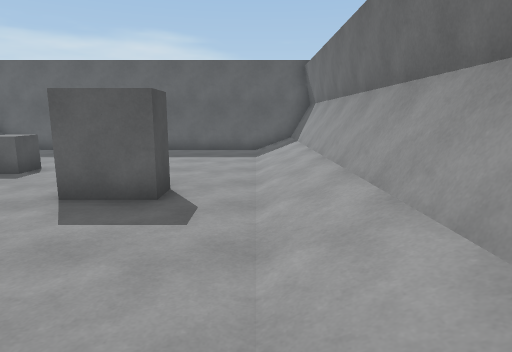
[1] (above)

12 first-person views from a walk through a scene from a Unity 3-D project. The camera is 1.5 m above the floor, tilts 10° down and sees 75° across. The floor is counted in squares, 1 m on a side. Each view is taken from the middle of a square. On the plan, view 1 faces up. The plan holds only what a view shows up to about 15 squares ahead; the rest is blank. The place goes on beyond the plan. The player is left out.

[2]
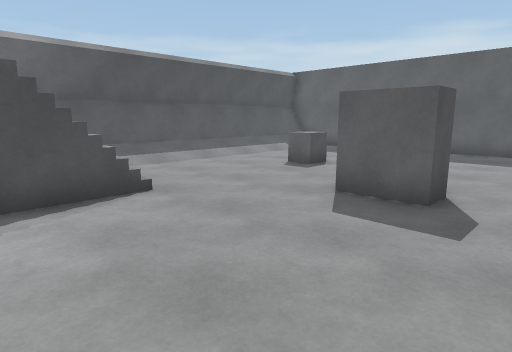

[3]
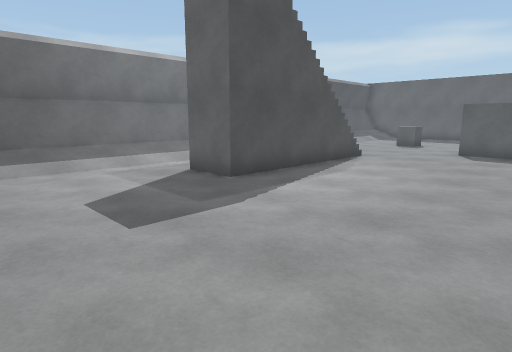

[4]
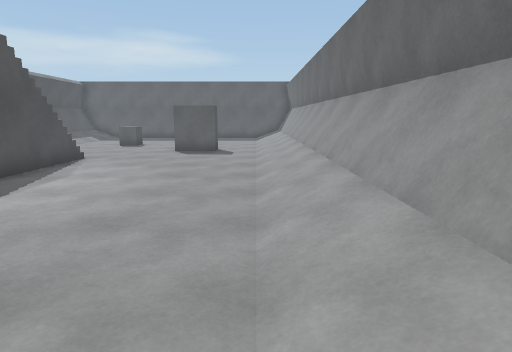

[5]
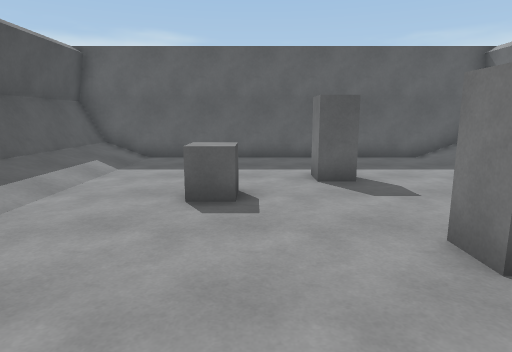

[6]
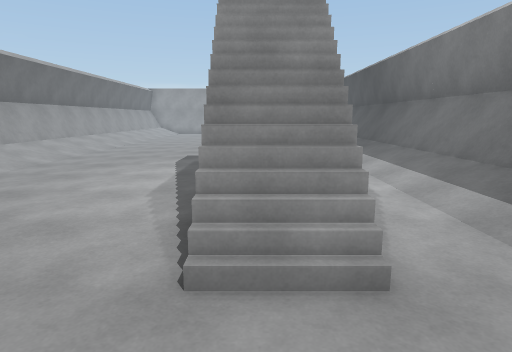

[7]
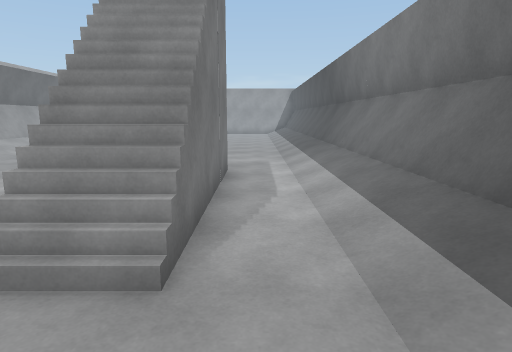

[8]
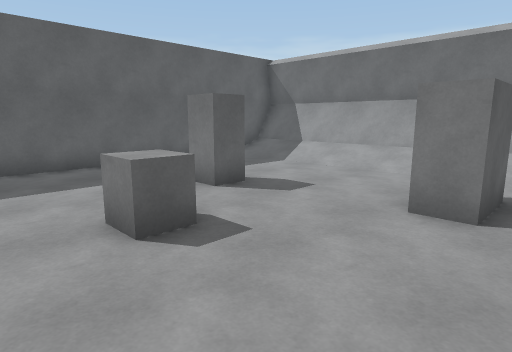

[9]
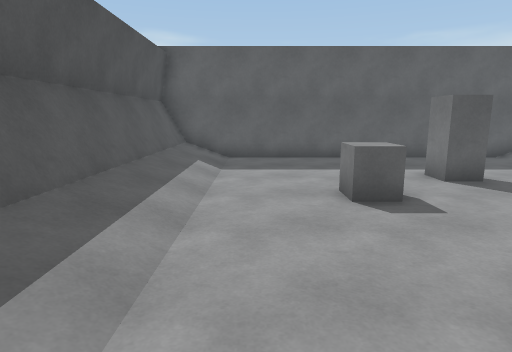

[10]
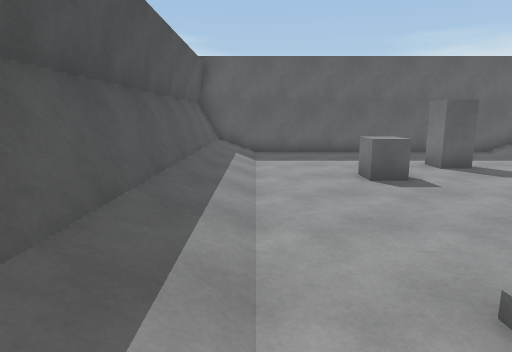

[11]
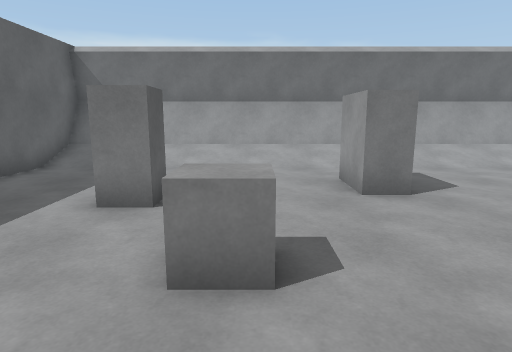

[12]
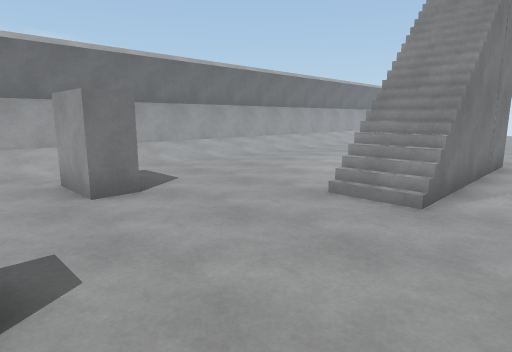

### Floor plan
Key: @ floor where view 1 was taken; # wall or solid block; . floor; / step, stairs or slope; ^ raised ledge; v drop or lower ground.
Columns run from 12 left of view 1 to 2 right of it. Each row starts with its distance up from view 1.
 16 ###############
 15 #/.........../#
 14 #/.........../#
 13 #/.........../#
 12 #/.........../#
 11 #/......#..../#
 10 #/...^......./#
  9 #/...^......./#
  8 #/.........../#
  7 #/......###../#
  6 #/......###../#
  5 #/.........../#
  4 #/.........../#
  3 #/..//......./#
  2 #/..v/#....../#
  1 #/..v/v....../#
  0 #/..v/v.....@/#
 -1 #/..v/v....../#
 -2 #/..v v....../#
 -3 #/..# ......./#
 -4 #/.........../#
 -5 #/.........../#
 -6 #/.........../#
 -7 #/.........../#
 -8 #/.........../#
 -9 #/...  ....../#

Where each view was taken, in squares from view 1:
view 1: 0 up, 0 right, facing up
view 2: 0 up, 0 right, facing up-left
view 3: 9 down, 0 right, facing up-left
view 4: 9 down, 0 right, facing up
view 5: 3 up, 6 left, facing up
view 6: 6 up, 7 left, facing down
view 7: 6 up, 9 left, facing down
view 8: 5 up, 9 left, facing up-right
view 9: 3 up, 9 left, facing up
view 10: 1 up, 10 left, facing up
view 11: 9 up, 10 left, facing right
view 12: 9 up, 10 left, facing down-right
